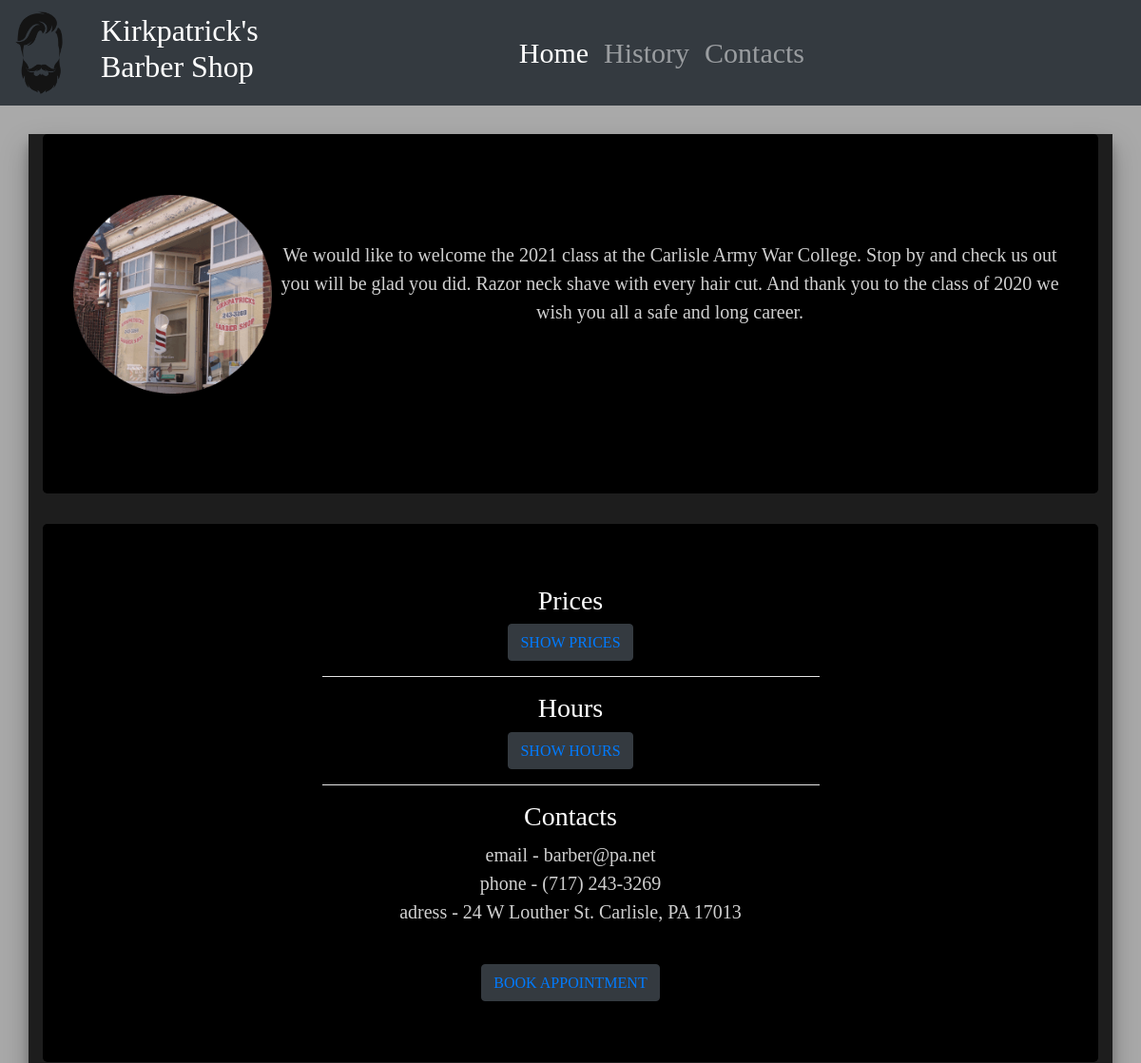
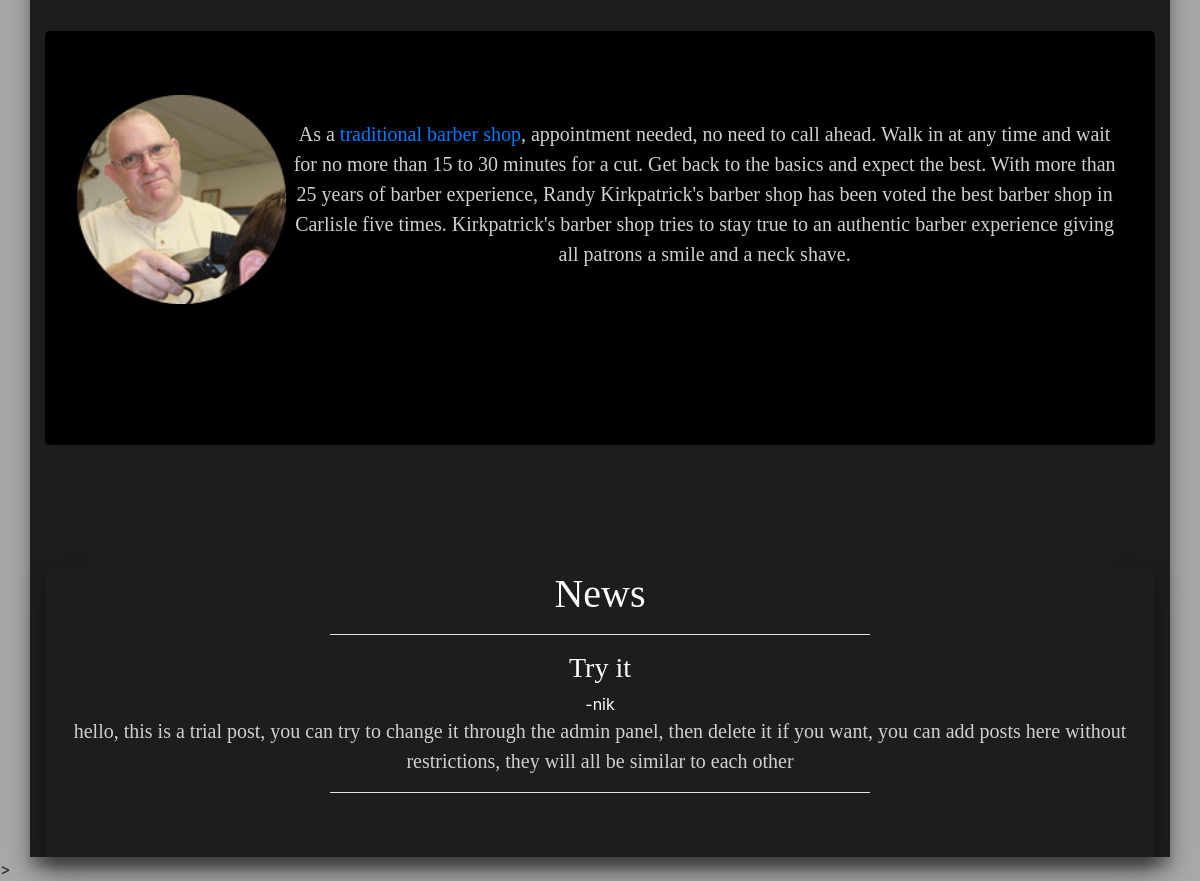
The page / on the database its author committed (2 pictures, top to bottom).
### theblog/models.py (models this page shows, shortened)
class Post(models.Model):
    title = models.CharField(max_length=255)
    author = models.ForeignKey(User, on_delete=models.CASCADE)
    body = models.TextField()

### theblog/views.py (the view)
# urls.py: path('', HomeView.as_view(), name="home"),
class HomeView(ListView):
    model = Post
    template_name  = 'home.html'

### theblog/templates/home.html (shortened to what this page needs)
{% extends 'base.html' %}
{% block content %}
<div class="jumbotron">
    <img src="static/image/shop.png" class="imgshop">
  <p class="lead">We would like to welcome the 2021 class at the Carlisle Army War College. Stop by and check us out you will be glad you did. Razor neck shave with every hair cut. And thank you to the class of 2020 we wish you all a safe and long career.</p>
</div>
<div class="jumbotron">
        <h3>Prices</h3>
    <button type="button" class="btn btn-dark"><a href="prices.html/">SHOW PRICES</a></button>
    <hr color="white">
        <h3>Hours</h3>
     <button type="button" class="btn btn-dark"><a href="hours.html/">SHOW HOURS</a></button>
    <hr color="white">
    <h3>Contacts</h3>
<p>email - barber@pa.net</br>
    phone - (717) 243-3269</br>
    adress - 24 W Louther St. Carlisle, PA 17013</p>
    <button type="button" class="btn btn-dark"><a href="https://square.site/book/37VKE1BDY89E2/kirkpatrick-s-barber-shop-carlisle-pa">BOOK APPOINTMENT</a></button>
</div>
<div class="jumbotron">
    <img src="static/image/randy.png" class="imgrandy">
    <p class="lead">As a <a href="https://cumberlink.com/lifestyles/local-barbershop-emphasizes-tradition/article_abf09f7d-74ed-5b02-bce4-be141defbe1d.html">traditional barber shop</a>, appointment needed, no need to call ahead. Walk in at any time and wait for no more than 15 to 30 minutes for a cut. Get back to the basics and expect the best. With more than 25 years of barber experience, Randy Kirkpatrick's barber shop has been voted the best barber shop in Carlisle five times. Kirkpatrick's barber shop tries to stay true to an authentic barber experience giving all patrons a smile and a neck shave.</p>
</div>
<div class="postsqwr container">
    <h1>News</h1>
    <hr color="white">
{% for post in object_list %}
     <h3> {{ post.title }} </h3>-{{ post.author }}
    <p>{{ post.body }}</p><hr color="white"></br></br>
{% endfor %}
</div>
 {% endblock %}

### theblog/templates/base.html (shortened to what this page needs)
<!doctype html>
{% load static %}
<html lang="en">
  <head>
    <link rel="stylesheet" href="https://stackpath.bootstrapcdn.com/bootstrap/4.5.0/css/bootstrap.min.css">
      <link rel="stylesheet" href="{% static 'css/site.css' %}">
  </head>
  <body>
  <nav class="navbar navbar-expand-lg navbar-dark bg-dark">
   <img src="static/image/beard.png" class="imga">
      <a class="navbar-brand" href="{% url 'home' %}"><h2>Kirkpatrick's<br/>Barber Shop</h2></a>
  <div class="collapse navbar-collapse" id="navbarNavAltMarkup">
    <div class="navbar-nav">
      <a class="nav-item nav-link active" href="{% url 'index' %}">Home <span class="sr-only">(current)</span></a>
      <a class="nav-item nav-link" href="{% url 'history' %}">History</a>
      <a class="nav-item nav-link" href="{% url 'contacts'%}">Contacts</a>
    </div>
  </div>
</nav>
  <div class="container">
      {% block content %}
      {% endblock %}
  </div>>
  </body>
</html>

### theblog/static/css/site.css (style rules this page uses)
p { font-family:NewFont; color: #d0d0d0; font-size: 20px; }
h1 { font-family:NewFont; }
h2 { font-family:NewFont; }
h3 { font-family:NewFont; }
a { font-family:NewFont; }
body { background-color: #A9A9A9; }
.container { background-color:#1d1d1d; color:white; text-align:center; box-shadow: 0 14px 28px rgba(0,0,0,0.25), 0 10px 10px rgba(0,0,0,0.22); }
.postsqwr { margin-top: 125px; }
.jumbotron { background-color:black; margin-top: 30px; }
.imga { width:50px; }
.imgshop { float: left; width:20%; position:top; }
.imgrandy { float: left; width: 20%; }
hr { width: 50%; }
.navbar-brand { margin-left:40px; }
.navbar-nav { font-size: 30px; margin-left: 250px; }

### rows shown on the page
Post: title "Try it", author "nik", body "hello, this is a trial post, you can try to change it through the admin panel, then delete it if you want, you can add posts here without restrictions, they will all be similar to each other"
